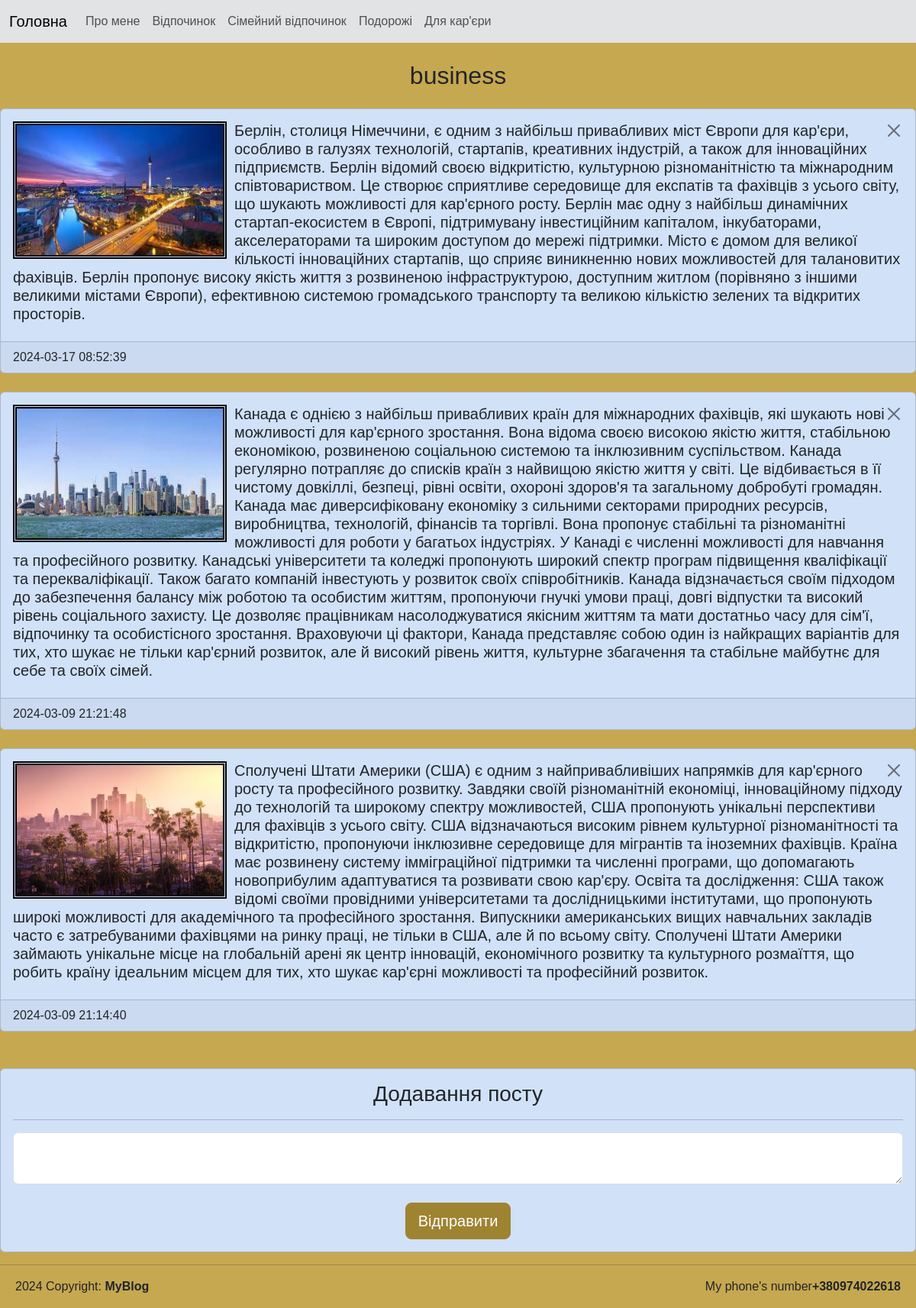
The app's page /post/category/business with its own data.
### tables this page shows
CREATE TABLE category(
	category_id INTEGER PRIMARY KEY AUTOINCREMENT,
	category_name TEXT
	);

CREATE TABLE post(
	post_id INTEGER PRIMARY KEY AUTOINCREMENT,
	category_id INTEGER NOT NULL,
	post_text TEXT,
	post_datetime TEXT NOT NULL DEFAULT CURRENT_TIMESTAMP,
	FOREIGN KEY (category_id) REFERENCES category(category_id)
ON UPDATE CASCADE ON DELETE CASCADE 	
);

### main.py (the view)
@app.route('/post/category/<category_name>', methods=["GET", "POST"])
def post_category(category_name):
    category_id = db.getIdByCategory(category_name)
    if request.method == "GET":
        posts = db.getPostsByCategory(category_name)
    if request.method == "POST":
        db.addPost(request.form["category_id"], request.form["post"])
        posts = db.getPostsByCategory(category_name)
        return redirect(f"/post/category/{category_name}")
    return render_template("post_category.html",category_name=category_name,
    category_id=category_id,
    posts=posts)

### db_scripts.py (called while the page is built)
def open():
    global connection, cursor
    connection = sqlite3.connect(db_name)
    cursor = connection.cursor()

def close():
    cursor.close()
    connection.close()

def getIdByCategory(category_name):
    open()
    cursor.execute(''' SELECT category_id FROM category WHERE category_name = (?)
    ''',[category_name])
    category_id = cursor.fetchone()[0]
    close()
    return category_id

def getPostsByCategory(category_name):
    open()
    cursor.execute('''
        SELECT * FROM post, category WHERE category_name = (?)
        AND post.category_id = category.category_id
        ORDER BY post_datetime  DESC

     ''', [category_name])
    posts = cursor.fetchall()
    close()
    return posts

### templates/post_category.html (shortened to what this page needs)
{% extends "index.html" %}
{%block content%}
<h2 class="my-4 ms -3 category-header">{{category_name}}</h2>
<section class="category_content">
    <div>
        {%for post in posts%}
        <div class="card my-4 bolder">
          <div class="card-body">
            <a href="/post/delete/{{post[0]}}/{{category_name}}" onclick="return confirm('Видалити пост?')">          <button  type="button" class="btn-close" data-bs-dismiss="alert" aria-label="Close" style="float: right"></button>
            </a>
              <image class="post-image" src="/static/{{post[0]}}.jpg" alt="{{post[0]}}" width="280px" height="180px">
              <h5 class="card-title">{{post[2]}}</h5>
          </div>
          <footer class="card-footer">{{post[3]}}</footer>
        </div>
        {%endfor%}
        </div>
        <div class="card mt-5 bolder">
            <div class="card-body">
              <div class="add">
                <h3 class="card-title">Додавання посту</h3>
              </div>
              <hr>
              <form method="POST">
                  <textarea name="post" class="form-control post-input"></textarea><br>
                  <div class="add"><input type="submit" class="btn btn-primary btn-lg go" value="Відправити"></div>
              </form>
            </div>
          </div>
</section>
{% endblock %}

### static/style.css (style rules this page uses)
body { background-color: rgb(198, 168, 80); font-family: Arial, Helvetica, sans-serif; }
.post-image { float: left; border: 5px double black; margin-right: 10px; }
.category-header { font-size: xx-large; font-family: Impact, Haettenschweiler, 'Arial Narrow Bold', sans-serif; text-align: center; }
.post-input { font-size: large; }
.add { text-align: center; }
.go { background-color: rgb(158, 131, 49); border-color: rgb(158, 131, 49); }
.bolder { background-color: rgb(209, 225, 247); }

### records on screen
category: category_name "business"
post: shows a picture, post_text "Берлін, столиця Німеччини, є одним з найбільш привабливих міст Європи для кар'єри, особливо в галузях технологій, стартапів, креативних індустрій, а також для інноваційних підприємств. Берлін відомий своєю відкритістю, культурною різноманітністю та міжнародним співтовариством. Це створює сприятливе середовище для експатів та фахівців з усього світу, що шукають можливості для кар'єрного росту. Берлін має одну з найбільш динамічних стартап-екосистем в Європі, підтримувану інвестиційним капіталом, інкубаторами, акселераторами та широким доступом до мережі підтримки. Місто є домом для великої кількості інноваційних стартапів, що сприяє виникненню нових можливостей для талановитих фахівців.…", post_datetime "2024-03-17 08:52:39"
post: shows a picture, post_text "Канада є однією з найбільш привабливих країн для міжнародних фахівців, які шукають нові можливості для кар'єрного зростання. Вона відома своєю високою якістю життя, стабільною економікою, розвиненою соціальною системою та інклюзивним суспільством. Канада регулярно потрапляє до списків країн з найвищою якістю життя у світі. Це відбивається в її чистому довкіллі, безпеці, рівні освіти, охороні здоров'я та загальному добробуті громадян. Канада має диверсифіковану економіку з сильними секторами природних ресурсів, виробництва, технологій, фінансів та торгівлі. Вона пропонує стабільні та різноманітні можливості для роботи у багатьох індустріях. У Канаді є численні можливості для навчання та…", post_datetime "2024-03-09 21:21:48"
post: shows a picture, post_text "Сполучені Штати Америки (США) є одним з найпривабливіших напрямків для кар'єрного росту та професійного розвитку. Завдяки своїй різноманітній економіці, інноваційному підходу до технологій та широкому спектру можливостей, США пропонують унікальні перспективи для фахівців з усього світу. США відзначаються високим рівнем культурної різноманітності та відкритістю, пропонуючи інклюзивне середовище для мігрантів та іноземних фахівців. Країна має розвинену систему імміграційної підтримки та численні програми, що допомагають новоприбулим адаптуватися та розвивати свою кар'єру. Освіта та дослідження: США також відомі своїми провідними університетами та дослідницькими інститутами, що пропонують…", post_datetime "2024-03-09 21:14:40"
